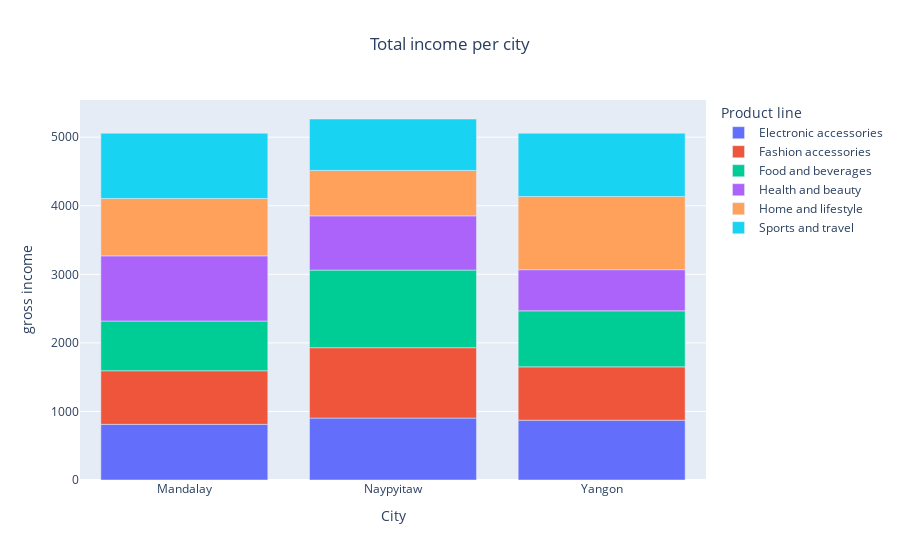

The code cell stored with this chart in its notebook:
### Code cell
fig = px.bar(total_income_per_city, x='City', y='gross income', color='Product line' ,title='Total income per city')
fig.update_layout(title_x=0.5)
fig.show()

### Figure 1 — Plotly figure (JSON) as saved in the notebook; plotly's stock layout.template omitted (floating-point values rounded to 4 significant figures)
{"data": [{"alignmentgroup": "True", "hovertemplate": "Product line=Electronic accessories<br>City=%{x}<br>gross income=%{y}<extra></extra>", "legendgroup": "Electronic accessories", "marker": {"color": "#636efa", "pattern": {"shape": ""}}, "name": "Electronic accessories", "offsetgroup": "Electronic accessories", "orientation": "v", "showlegend": true, "textposition": "auto", "type": "bar", "x": ["Mandalay", "Naypyitaw", "Yangon"], "xaxis": "x", "y": [812.0, 903.3, 872.2], "yaxis": "y"}, {"alignmentgroup": "True", "hovertemplate": "Product line=Fashion accessories<br>City=%{x}<br>gross income=%{y}<extra></extra>", "legendgroup": "Fashion accessories", "marker": {"color": "#EF553B", "pattern": {"shape": ""}}, "name": "Fashion accessories", "offsetgroup": "Fashion accessories", "orientation": "v", "showlegend": true, "textposition": "auto", "type": "bar", "x": ["Mandalay", "Naypyitaw", "Yangon"], "xaxis": "x", "y": [781.6, 1027.0, 777.7], "yaxis": "y"}, {"alignmentgroup": "True", "hovertemplate": "Product line=Food and beverages<br>City=%{x}<br>gross income=%{y}<extra></extra>", "legendgroup": "Food and beverages", "marker": {"color": "#00cc96", "pattern": {"shape": ""}}, "name": "Food and beverages", "offsetgroup": "Food and beverages", "orientation": "v", "showlegend": true, "textposition": "auto", "type": "bar", "x": ["Mandalay", "Naypyitaw", "Yangon"], "xaxis": "x", "y": [724.5, 1132.0, 817.3], "yaxis": "y"}, {"alignmentgroup": "True", "hovertemplate": "Product line=Health and beauty<br>City=%{x}<br>gross income=%{y}<extra></extra>", "legendgroup": "Health and beauty", "marker": {"color": "#ab63fa", "pattern": {"shape": ""}}, "name": "Health and beauty", "offsetgroup": "Health and beauty", "orientation": "v", "showlegend": true, "textposition": "auto", "type": "bar", "x": ["Mandalay", "Naypyitaw", "Yangon"], "xaxis": "x", "y": [951.5, 791.2, 599.9], "yaxis": "y"}, {"alignmentgroup": "True", "hovertemplate": "Product line=Home and lifestyle<br>City=%{x}<br>gross income=%{y}<extra></extra>", "legendgroup": "Home and lifestyle", "marker": {"color": "#FFA15A", "pattern": {"shape": ""}}, "name": "Home and lifestyle", "offsetgroup": "Home and lifestyle", "orientation": "v", "showlegend": true, "textposition": "auto", "type": "bar", "x": ["Mandalay", "Naypyitaw", "Yangon"], "xaxis": "x", "y": [835.7, 661.7, 1067.0], "yaxis": "y"}, {"alignmentgroup": "True", "hovertemplate": "Product line=Sports and travel<br>City=%{x}<br>gross income=%{y}<extra></extra>", "legendgroup": "Sports and travel", "marker": {"color": "#19d3f3", "pattern": {"shape": ""}}, "name": "Sports and travel", "offsetgroup": "Sports and travel", "orientation": "v", "showlegend": true, "textposition": "auto", "type": "bar", "x": ["Mandalay", "Naypyitaw", "Yangon"], "xaxis": "x", "y": [951.8, 750.6, 922.5], "yaxis": "y"}], "layout": {"barmode": "relative", "legend": {"title": {"text": "Product line"}, "tracegroupgap": 0}, "title": {"text": "Total income per city", "x": 0.5}, "xaxis": {"anchor": "y", "domain": [0, 1], "title": {"text": "City"}}, "yaxis": {"anchor": "x", "domain": [0, 1], "title": {"text": "gross income"}}}}
